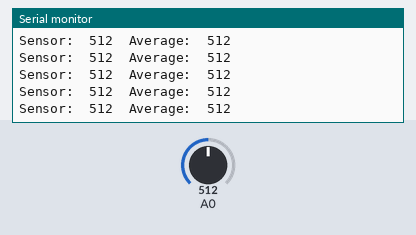
A sketch run on a simulated Arduino Uno, built with avr-gcc and run on an emulated ATmega328P. Shown: the last lines printed to the serial monitor. The test bench sets the inputs (shaded band); at power-on: A0 = 512.

Above: at 2.0 s.
2.1 s: A0 set to 89
At 2.9 s:
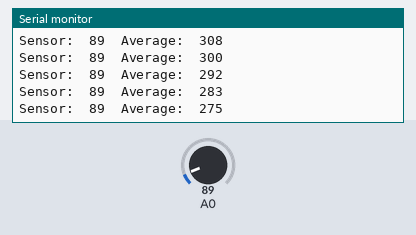
5.1 s: A0 set to 74
At 5.7 s:
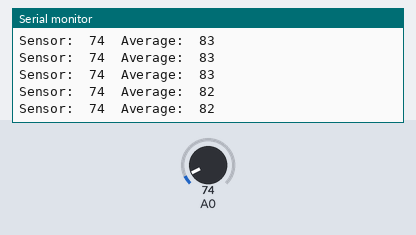
Timing chart, 0 to 8.1 s (numbered marks = the images above; inputs shaded):
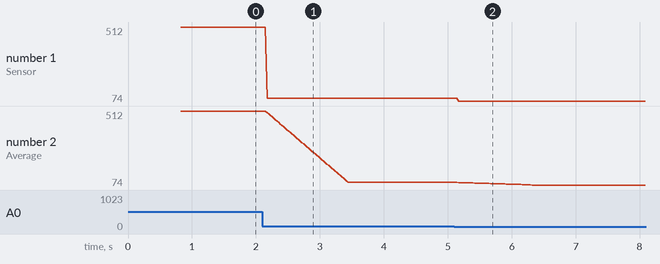

Measured:
- after the input at 2.1 s, the serial monitor: prints a new line after 0.07 s (image 1)
- after the input at 5.1 s, the serial monitor: prints a new line after 0.07 s (image 2)
- plotted number 1: 512 → 89 after the input at 2.1 s, 89 → 74 after the input at 5.1 s
- plotted number 2: 512 → 89 after the input at 2.1 s, 89 → 74 after the input at 5.1 s

The sketch:

MEMyotest.ino
```cpp
unsigned int Average = 0;
int ADCreadings[50];

void setup(){
  // put your setup code here, to run once:
  //initialize serial communication at 9600 bits per second:
  Serial.begin(9600);
for(int x=0; x<50; x++){
  ADCreadings[x]=analogRead(A0);
  delay(16);

}
}
int k = 0;
void loop(){
  // put your main code here, to run repeatedly:
//Read the input on analog pin 0:

int sensorValue = analogRead(A0);
//prints out analog values

delay(16);//

ADCreadings[k]=sensorValue;
findaverage();
k++;
if(k==50){
  k=0;
}
Serial.print("Sensor:\t");
Serial.print(sensorValue);
Serial.print("\tAverage:\t");
Serial.println(Average);


}

void findaverage(){
  Average=0;
  for(int x=0; x<50; x++){
  Average+=ADCreadings[x];

  }
  Average = (Average/50);
}
```
